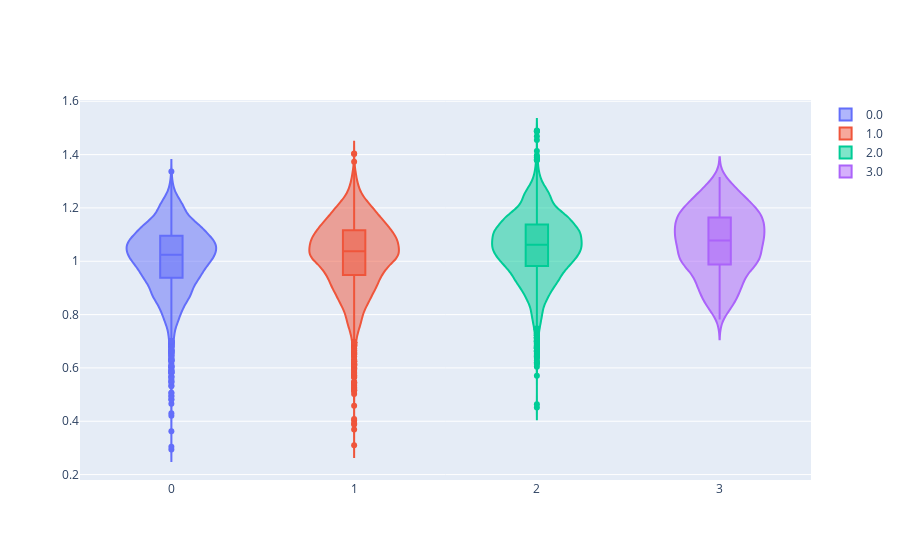

Notebook source saved alongside this figure:
### Code cell
fig = go.Figure()

labels = expected_predicted_df['expected'].unique()

for label in labels:
  fig.add_trace(go.Violin(x=expected_predicted_df['expected'][expected_predicted_df['expected'] == label],
  y=expected_predicted_df['predicted'][expected_predicted_df['expected'] == label],
  name=label,
  box_visible=True,
  meanline_visible=False))

fig.show()

### Figure 1 — Plotly figure (JSON) as saved in the notebook; plotly's stock layout.template omitted (floating-point values rounded to 4 significant figures; data arrays with more than 128 entries replaced by an {"elided": "..."} marker saying what was removed)
{"data": [{"box": {"visible": true}, "meanline": {"visible": false}, "name": "0.0", "type": "violin", "x": {"elided": "6284 int values"}, "y": {"elided": "6284 float values"}}, {"box": {"visible": true}, "meanline": {"visible": false}, "name": "1.0", "type": "violin", "x": {"elided": "7664 int values"}, "y": {"elided": "7664 float values"}}, {"box": {"visible": true}, "meanline": {"visible": false}, "name": "2.0", "type": "violin", "x": {"elided": "5676 int values"}, "y": {"elided": "5676 float values"}}, {"box": {"visible": true}, "meanline": {"visible": false}, "name": "3.0", "type": "violin", "x": {"elided": "498 int values"}, "y": {"elided": "498 float values"}}], "layout": {}}
